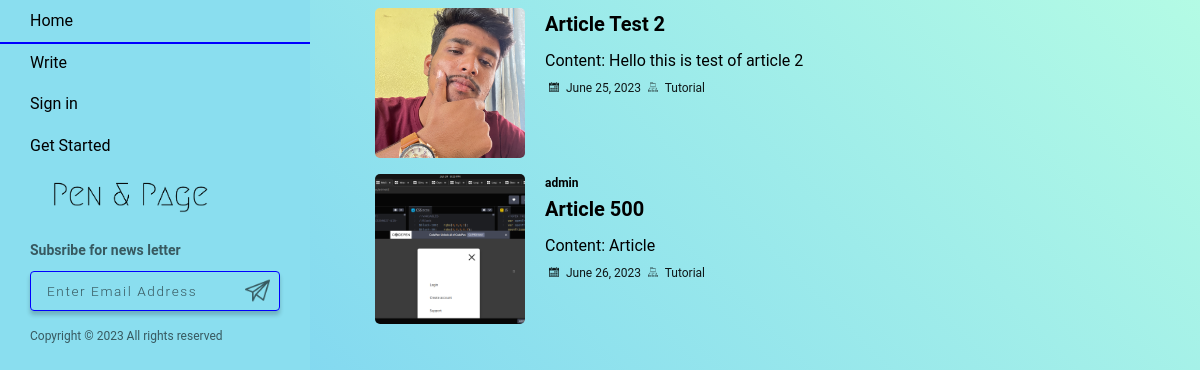
Page /blog_category/Tutorial on the committed database.
### home/models.py (models this page shows, shortened)
class Blog(models.Model):
    title = models.CharField(max_length=1000)  # A field to store the title of the blog post.
    author = models.ForeignKey(User, on_delete=models.CASCADE, null= True)  # ForeignKey relationship with User model
    short_description = models.TextField(null=True)
    content = models.TextField()  # A field to store the main content of the blog post.
    slug = models.SlugField(max_length=1000, null=True, blank=True)  # A field to store a URL-friendly version of the title.
    category = models.CharField(max_length=50, choices=CATEGORY_CHOICES, null = True)
    image = models.ImageField(upload_to="blog/")  # A field to store the image associated with the blog post.
    created_at = models.DateTimeField(auto_now_add=True)  # A field to store the timestamp when the blog post was created.
    upload_to = models.DateField(auto_now=True)  # A field to store the timestamp when the blog post was last updated.

### home/views.py (the view)
# urls.py: path("blog_category/<category>", blog_category, name = "blog_category" ),
def blog_category(request, category):
    context = {}
    try:
        categories = Blog.objects.filter(category = category)
        context = {"ofcategory": categories}
    except Exception as e:
        print(e)
    return render(request, 'category_item.html', context)

### home/templates/category_item.html
{% extends 'base.html' %}
{% load static %}
{% block content %}
<div class="mid-grid">
    <div class="categoried-item">
        {% for blog in ofcategory %}
        <div class="article-item">
            <div class="card-horizontal">
                <div class="img-circle-wrapper">
                    <div class="article-profilepicture-circle">
                        <a class="article-link" href="{% url 'blog_detail' blog.slug %}">
                            <img src="{{ blog.image.url }}" alt="img" />
                        </a>
                    </div>
                </div>
                <div class="card-body">
                    {% if blog.author != None %}
                    <div class="card-user">
                        <p>{{ blog.author }}</p>
                    </div>
                    {% endif %}
                    <div class="card-title">
                        <a class="article-link" href="{% url 'blog_detail' blog.slug %}">{{ blog.title }}</a>
                    </div>
                    <div class="card-text">
                        {% if blog.short_description != None %}
                        <p>{{ blog.short_description }}</p>
                        {% else %}
                        <p> Content: {{ blog.content }}</p>
                        {% endif %}
                    </div>
                    <div class="card-footer">
                        <p><img class="small-image" src="{% static 'image/calendar.png' %}" alt="calendar" />
                            {{blog.created_at.date }}
                        </p>
                        <p><img class="small-image" src="{% static 'image/category.png' %}" alt="category" />
                            {{blog.category }}
                        </p>
                    </div>
                </div>
            </div>
        </div>
        {% endfor %}
    </div>
    {% endblock %}

### static/css/style.css (style rules this page uses)
* { margin: 0; padding: 0; font-family: "Roboto", sans-serif; line-height: 1.6em; }
body { background: linear-gradient(45deg, rgba(66, 183, 245, 0.8) 0%, rgba(66, 245, 189, 0.4) 100%); }
.mid-grid { grid-column: 2; overflow-y: scroll; }
.article-item { padding: 8px 30px; }
.card-horizontal { display: flex; flex: 1 1 auto; }
.article-profilepicture-circle { width: 150px; height: 150px; border-radius: 5px; overflow: hidden; margin-right: 20px; }
.article-profilepicture-circle img { width: 100%; height: 100%; object-fit: cover; }
a.article-link { color: black; text-decoration: none; }
.card-user { font-size: 12px; font-weight: 600; }
.card-title { font-size: 20px; font-weight: bold; }
.card-text { padding: 8px 0px; margin-bottom: -8px; }
.card-footer p { display: inline; font-size: 12px; }
.card-footer .small-image { width: 10px; padding: 0px 4px; }
.card-footer p, .small-image img { opacity: 0.9; }

### rows in the picture
Blog: image (picture), title "Article Test 2", content "Hello this is test of article 2", created_at "June 25, 2023", category "Tutorial"
Blog: image (picture), author "admin", title "Article 500", content "Article", created_at "June 26, 2023", category "Tutorial"
